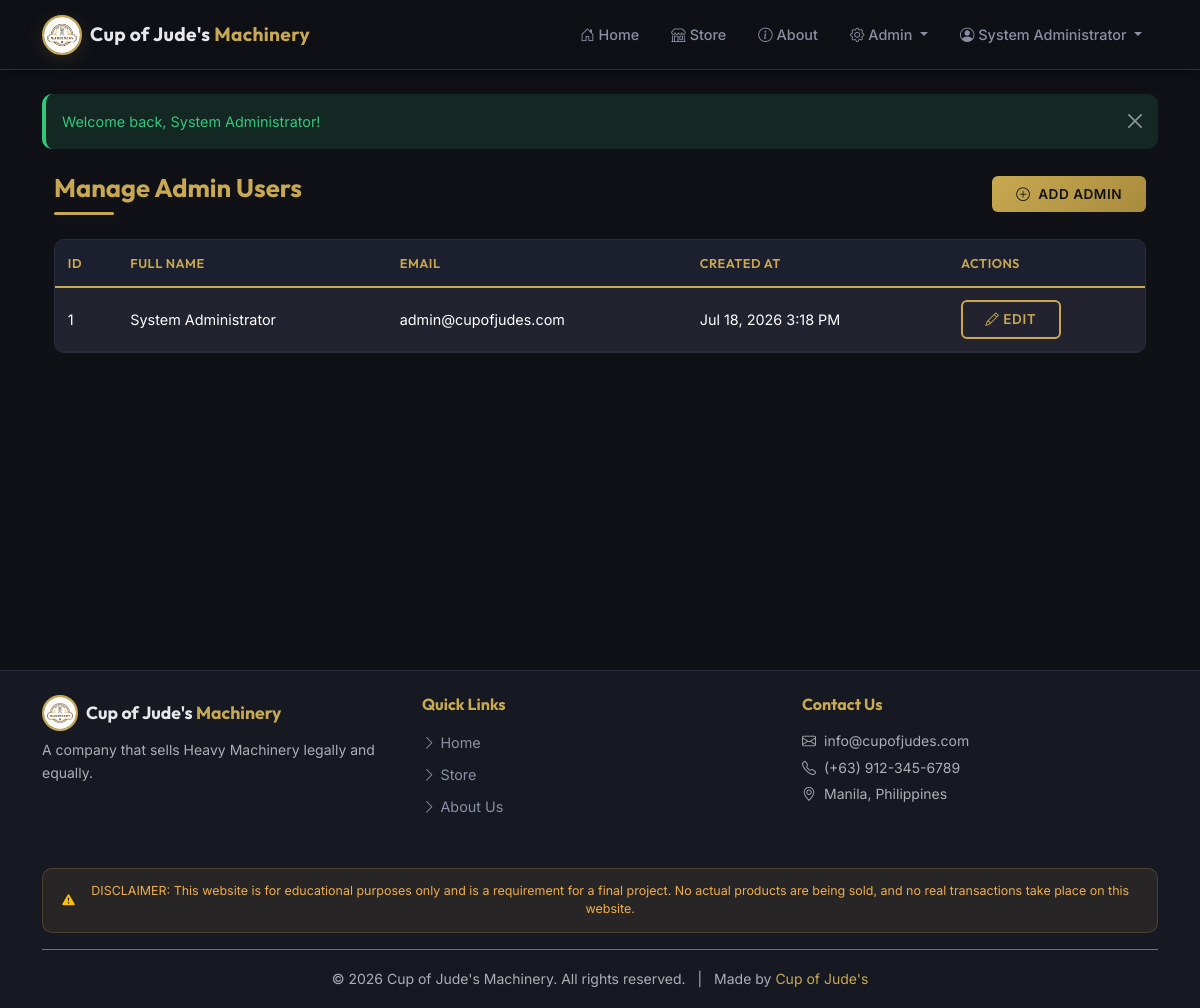
The page /admin/users.php (signed in) on the database its author committed.
### tables this page shows
CREATE TABLE IF NOT EXISTS users (
    id INT AUTO_INCREMENT PRIMARY KEY,
    full_name VARCHAR(255) NOT NULL,
    email VARCHAR(255) NOT NULL UNIQUE,
    password VARCHAR(255) NOT NULL,
    address TEXT,
    contact_number VARCHAR(20),
    role ENUM('admin', 'buyer') NOT NULL DEFAULT 'buyer',
    is_verified TINYINT(1) NOT NULL DEFAULT 0,
    verification_token VARCHAR(255) DEFAULT NULL,
    created_at DATETIME NOT NULL DEFAULT CURRENT_TIMESTAMP,
    updated_at DATETIME NOT NULL DEFAULT CURRENT_TIMESTAMP ON UPDATE CURRENT_TIMESTAMP
);

### admin/users.php (the view, shortened to what this page needs)
<?php
require_once __DIR__ . '/../config/database.php';
require_once __DIR__ . '/../includes/functions.php';
$editUser = null;
$stmt = $conn->prepare("SELECT id, full_name, email, created_at, role FROM users WHERE role = 'admin' ORDER BY created_at DESC");
$stmt->execute();
$adminUsers = $stmt->get_result()->fetch_all(MYSQLI_ASSOC);
require_once __DIR__ . '/../includes/header.php';
?>
<div class="container mt-4 fade-in">
    <div class="d-flex justify-content-between align-items-center mb-4">
        <h2 class="section-title text-gold m-0">Manage Admin Users</h2>
        <?php if (!$editUser): ?>
        <button class="btn btn-gold" type="button" data-bs-toggle="collapse" data-bs-target="#addUserForm" aria-expanded="false" aria-controls="addUserForm">
            <i class="bi bi-plus-circle me-1"></i> Add Admin
        </button>
        <?php endif; ?>
    </div>
    <div class="card bg-dark text-light border-secondary slide-up" style="animation-delay: 0.2s;">
        <div class="card-body p-0">
            <div class="table-responsive">
                <table class="table table-dark table-striped table-hover mb-0">
                    <thead>
                        <tr>
                            <th>ID</th>
                            <th>Full Name</th>
                            <th>Email</th>
                            <th>Created At</th>
                            <th>Actions</th>
                        </tr>
                    </thead>
                    <tbody>
                        <?php foreach ($adminUsers as $user): ?>
                        <tr>
                            <td><?= htmlspecialchars($user['id']) ?></td>
                            <td><?= htmlspecialchars($user['full_name']) ?></td>
                            <td><?= htmlspecialchars($user['email']) ?></td>
                            <td><?= htmlspecialchars(date('M j, Y g:i A', strtotime($user['created_at']))) ?></td>
                            <td>
                                <a href="?edit=<?= $user['id'] ?>" class="btn btn-sm btn-gold-outline"><i class="bi bi-pencil"></i> Edit</a>
                            </td>
                        </tr>
                        <?php endforeach; ?>
                    </tbody>
                </table>
            </div>
        </div>
    </div>
</div>
<?php require_once __DIR__ . '/../includes/footer.php'; ?>

### assets/css/design.css (style rules this page uses)
:root { --bg-primary: #0f1117; --bg-secondary: #161922; --bg-card: #1c1f2e; --bg-card-hover: #242838; --bg-input: #1c1f2e; --accent-gold: #c8a951; --accent-gold-hover: #dabb65; --accent-gold-dark: #a88b3d; --text-primary: #e8e8ec; --text-secondary: #8b8fa3; --text-muted: #5c6078; --border-color: #2a2d3e; --border-hover: #3a3d52; --danger: #e74c5e; --success: #34c77b; --warning: #f0ad4e; --info: #4da6e8; --shadow-sm: 0 2px 8px rgba(0, 0, 0, 0.3); --shadow-md: 0 4px 16px rgba(0, 0, 0, 0.4); --shadow-lg: 0 8px 32px rgba(0, 0, 0, 0.5); --shadow-gold: 0 4px 20px rgba(200, 169, 81, 0.15); --radius-sm: 6px; --radius-md: 10px; --radius-lg: 16px; --transition: all 0.3s cubic-bezier(0.4, 0, 0.2, 1); }
* { margin: 0; padding: 0; box-sizing: border-box; }
body { font-family: 'Inter', -apple-system, BlinkMacSystemFont, sans-serif; background-color: var(--bg-primary); color: var(--text-primary); min-height: 100vh; display: flex; flex-direction: column; line-height: 1.6; }
h1, h2, h3, h4, h5, h6 { font-family: 'Outfit', sans-serif; font-weight: 700; color: var(--text-primary); }
a { color: var(--accent-gold); text-decoration: none; transition: var(--transition); }
.text-gold { color: var(--accent-gold) !important; }
.btn-gold, .btn-gold-outline { font-weight: 600; border-radius: var(--radius-sm); transition: var(--transition); text-transform: uppercase; font-size: 0.85rem; letter-spacing: 0.5px; }
.btn-gold { background: linear-gradient(135deg, var(--accent-gold), var(--accent-gold-dark)); color: #0f1117; border: none; padding: 0.5rem 1.5rem; }
.btn-gold-outline { background: transparent; color: var(--accent-gold); border: 2px solid var(--accent-gold); padding: 0.45rem 1.4rem; }
.card { background: var(--bg-card) !important; border: 1px solid var(--border-color) !important; border-radius: var(--radius-md) !important; transition: var(--transition); overflow: hidden; }
.table { color: var(--text-primary); }
.table-dark { --bs-table-bg: var(--bg-card); --bs-table-border-color: var(--border-color); --bs-table-striped-bg: rgba(200, 169, 81, 0.03); --bs-table-hover-bg: rgba(200, 169, 81, 0.06); }
.table th { font-family: 'Outfit', sans-serif; font-weight: 600; text-transform: uppercase; font-size: 0.8rem; letter-spacing: 0.5px; color: var(--accent-gold); border-bottom: 2px solid var(--accent-gold) !important; padding: 0.8rem; }
.table td { padding: 0.75rem 0.8rem; vertical-align: middle; font-size: 0.9rem; }
.section-title { font-family: 'Outfit', sans-serif; font-size: 1.6rem; font-weight: 700; margin-bottom: 0.5rem; position: relative; display: inline-block; }
.section-title::after { content: ''; display: block; width: 60px; height: 3px; background: var(--accent-gold); margin-top: 0.5rem; border-radius: 2px; }
.fade-in { animation: fadeIn 0.5s ease-in; }
.slide-up { animation: slideUp 0.6s ease-out; }

### rows shown on the page
users: id "1", full_name "System Administrator", email "admin@cupofjudes.com", created_at "Jul 18, 2026 3:18 PM"

### other values the page prints
GROUP_NAME "Cup of Jude's"
getCurrentUserName() "System Administrator"
$_SESSION[$key] "Welcome back, System Administrator!"
SITE_TAGLINE "A company that sells Heavy Machinery legally and equally."
DISCLAIMER_TEXT "DISCLAIMER: This website is for educational purposes only and is a requirement for a final project. No actual products are being sold, and no real transactions take place on this website."
SITE_NAME "Cup of Jude's Machinery"
